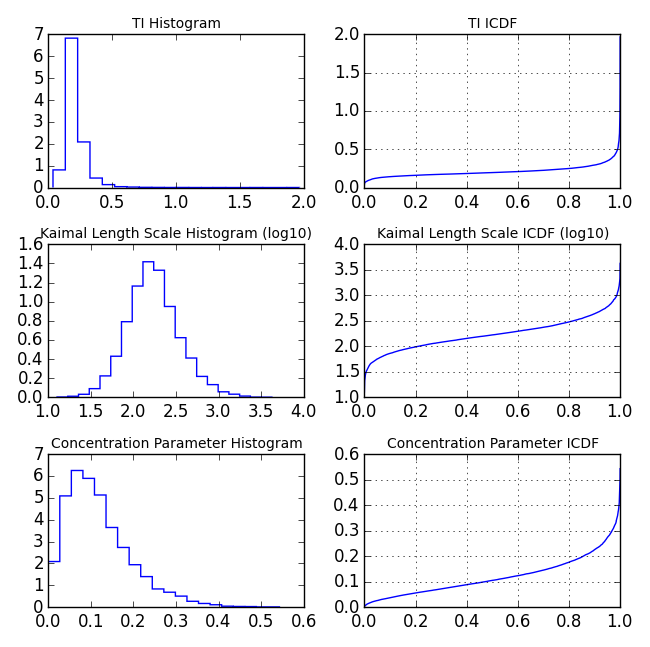

Python code for this plot:
"""
Plots of M4 data to figure out which values to simulate in FAST on 
Peregrine
"""
import sys
libpath = 'C:\\Users\\jrinker\\Documents\\GitHub\\dissertation'
if (libpath not in sys.path): sys.path.append(libpath)

import JR_Library.main as jr
import numpy as np
import scipy.io as scio
import matplotlib.pyplot as plt
import scipy.stats

# save figure?
saveFig = 0

# load data
fname = 'C:\\Users\\jrinker\\Dropbox\\research\\' + \
        'processed_data\\NREL-metadata_allheights.mat'
struc = scio.loadmat(fname)
fields = [s.strip() for s in struc['fields']]
data   = struc['values'][:,1:]
hts    = struc['heights']

# get parameter indices
i_U   = fields.index('U')
i_sig = fields.index('sig_u')
i_L   = fields.index('L_u')
i_rho = fields.index('rho_u')

# get data
U     = data[:,i_U]
sig_u = data[:,i_sig]
I     = sig_u/U
L     = data[:,i_L]
rho   = data[:,i_rho]

# initialize useful things
plt.figure(1,figsize=(6.5,6.5))
plt.clf()
F = (1+np.arange(rho.size))/(1.+rho.size)

# turbulence intensity
plt.subplot(3,2,1)
plt.hist(I,histtype='step',normed=True,bins=20)
plt.title('TI Histogram',fontsize='small')

plt.subplot(3,2,2)
plt.plot(F,np.sort(I))
plt.grid('on')
plt.title('TI ICDF',fontsize='small')

# Kaimal length scale
plt.subplot(3,2,3)
plt.hist(np.log10(L),histtype='step',normed=True,bins=20)
plt.title('Kaimal Length Scale Histogram (log10)',fontsize='small')

plt.subplot(3,2,4)
plt.plot(F,np.sort(np.log10(L)))
plt.grid('on')
plt.title('Kaimal Length Scale ICDF (log10)',fontsize='small')

# get parameter indices
plt.subplot(3,2,5)
plt.hist(rho,histtype='step',normed=True,bins=20)
plt.title('Concentration Parameter Histogram',fontsize='small')

plt.subplot(3,2,6)
plt.plot(F,np.sort(rho))
plt.grid('on')
plt.title('Concentration Parameter ICDF',fontsize='small')

plt.tight_layout()

# save figure if requested
if saveFig:
    plt.savefig('plot-wind_parameter_sampling.png')
    print 'Figure saved.'
    